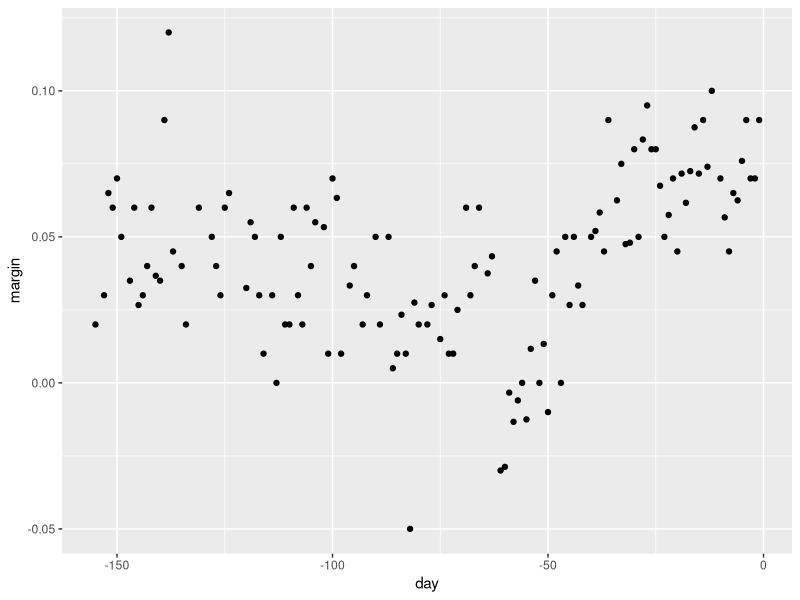
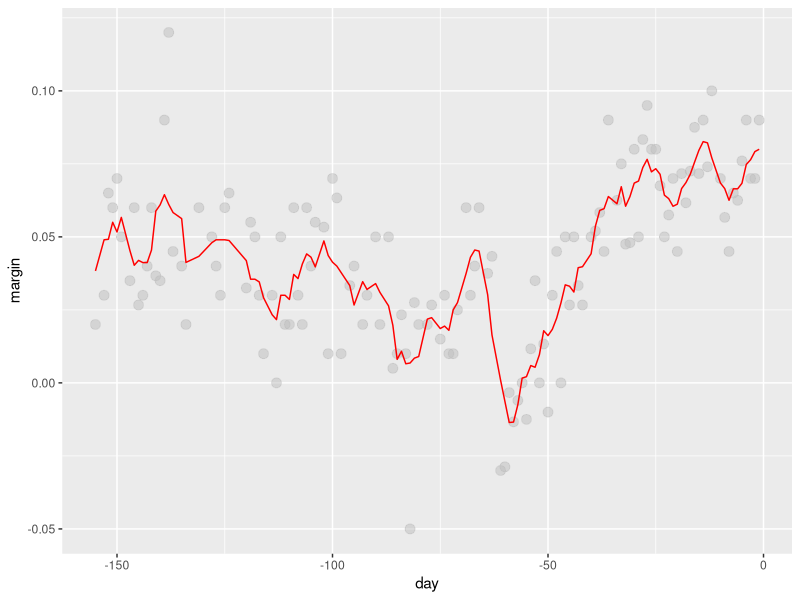
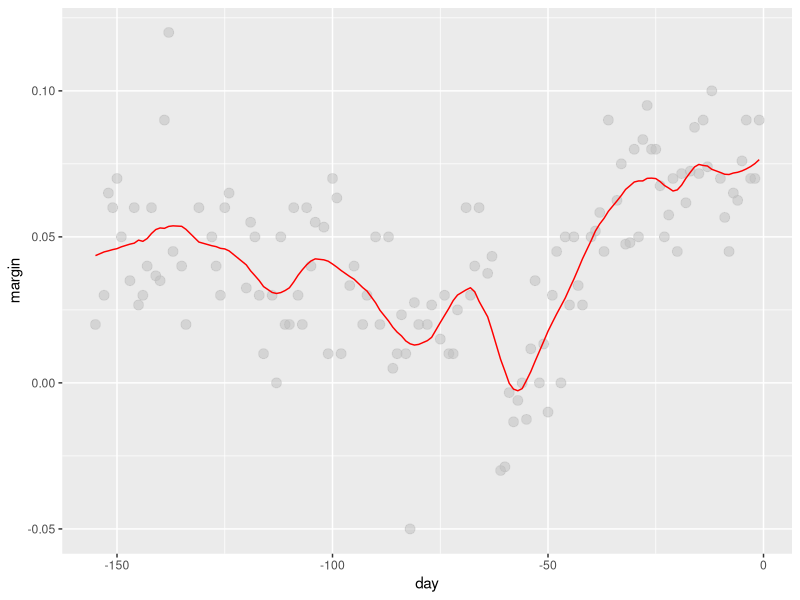
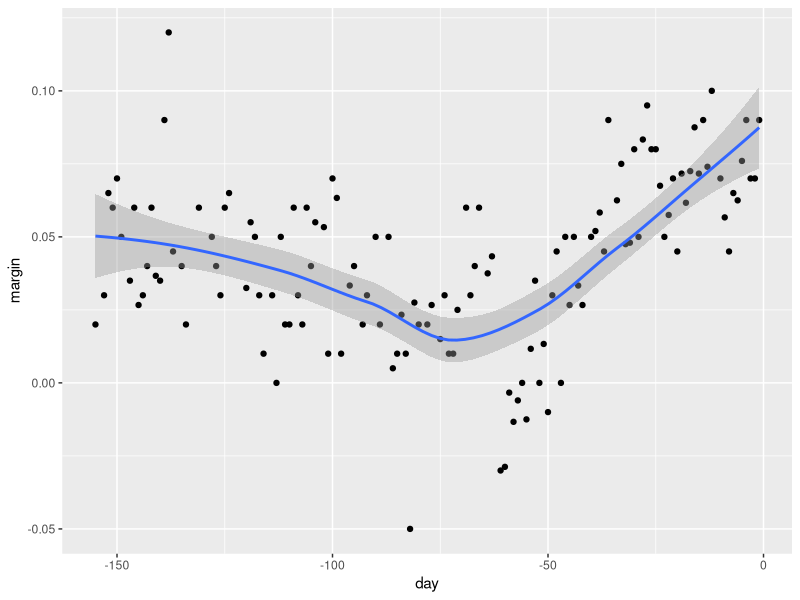
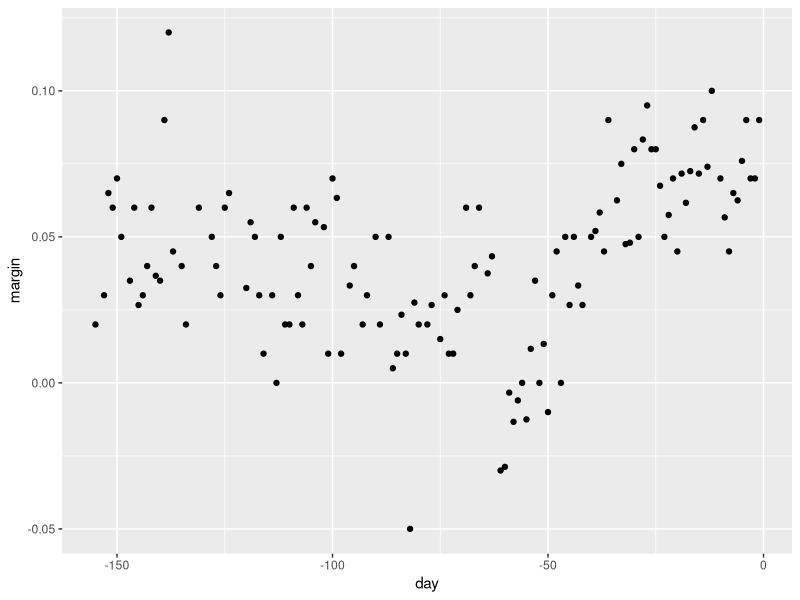

Recreate these plots in R, in order.
# Smoothing using bin smoother
   #Load ultility libraries
   library(caret)
   library(magrittr)
   library(dplyr)
   #Load data library
   library(dslabs)
   data("polls_2008")
   qplot(day, margin, data = polls_2008)
   span <- 7
   fit <- with(polls_2008, ksmooth(day, margin, x.points = day, kernel = "box", bandwidth = span))
   polls_2008 %>% mutate(smooth = fit$y) %>% ggplot(aes(day, margin)) + geom_point(size = 3, alpha = .5, color = "grey") +
     geom_line(aes(day, smooth),color = "red")
# smoothing using LOESS
   total_days <- diff(range(polls_2008$day))
   span <- 21/total_days
   fit <- loess(margin ~ day, degree = 1, span = span, data = polls_2008)
   polls_2008 %>% mutate(smooth = fit$fitted) %>% ggplot(aes(day, margin)) + geom_point(size = 3, alpha = 0.5, color = "grey") +
     geom_line(aes(day, smooth) , color = "red")
   
   polls_2008 %>% mutate(smooth = fit$fitted) %>% ggplot(aes(day, margin)) + geom_point() +
     geom_smooth()
   
   polls_2008 %>% mutate(smooth = fit$fitted) %>% ggplot(aes(day, margin)) + geom_point() +
     geom_smooth(color = "red", span = 0.15, method.args = list(degree = 1))
